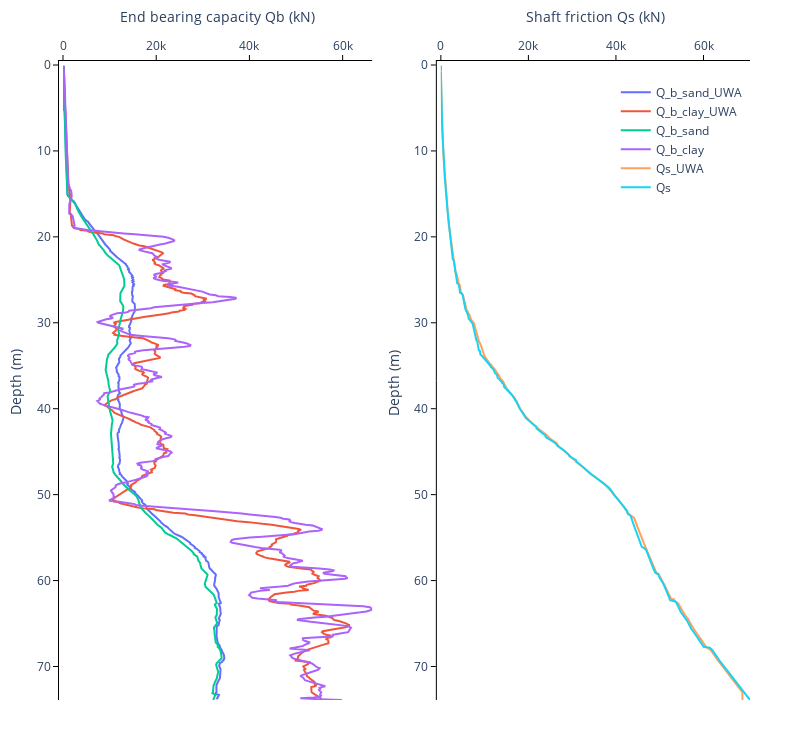

Notebook code for this chart:
### Markdown cell above
### Benchmark with UWA
Note that UWA uses a corrected Qt, leading to a slightly different end bearing capacity Qb. 

Ref: 

https://par.nsf.gov/servlets/purl/10079692

https://go.gale.com/ps/i.do?p=AONE&u=googlescholar&id=GALE|A185607869&v=2.1&it=r&asid=e26b898e

### Code cell
df_debug = pd.read_csv('debug_data.csv')
df_resampled = interpolate_cpt_data(cpt_data.df, 0.1)

df_debug = pd.read_csv('debug_data.csv')
x1 = df_debug.depth
y1 = df_debug.Q_b_sand
y2 = df_debug.Q_b_clay
y3 = df_debug.qs_compression

resampled_cpt = cpt_data.interpolate_data(0.1)
resampled_cpt.identify_soil_layers(num_layers =700, plot_fig = False)
resampled_cpt.calc_pile_capacity(pile, compression = True, plot_fig = False)
df_resampled = resampled_cpt.df

x2 = df_resampled.SCPT_DPTH
y4 = df_resampled.Qb_sand
y5 = df_resampled.Qb_clay
y6 = df_resampled.Qs

#x3 = df_debug.tipdepth
#y3 = df_debug.Q_b

fig = make_subplots(rows=1, cols=2)

#fig1 = go.Figure()
#fig2 = go.Figure()
fig.add_trace(go.Scatter(y=x1, x=y1, mode='lines', name='Q_b_sand_UWA'), row=1, col=1)
fig.add_trace(go.Scatter(y=x1, x=y2, mode='lines', name='Q_b_clay_UWA'), row=1, col=1)
fig.add_trace(go.Scatter(y=x2, x=y4, mode='lines', name='Q_b_sand'), row=1, col=1)
fig.add_trace(go.Scatter(y=x2, x=y5, mode='lines', name='Q_b_clay'), row=1, col=1)
fig.add_trace(go.Scatter(y=x1, x=y3, mode='lines', name='Qs_UWA'), row=1, col=2)
fig.add_trace(go.Scatter(y=x2, x=y6, mode='lines', name='Qs'), row=1, col=2)
fig.update_layout(height=750, width=800, margin=dict(l=50, r=50, b=50, t=50, pad=4), plot_bgcolor='white', legend=dict(yanchor='top', xanchor='center', x = 0.9, y = 0.98))
fig.update_yaxes(range=[x1.max(), 0], title='Depth (m)', linecolor='black', tickcolor='black', ticks="outside", row=1, col=1)
fig.update_xaxes(range=[0, y5.max()], title='End bearing capacity Qb (kN)', linecolor='black', tickcolor='black', ticks="outside", side='top', row=1, col=1)
fig.update_yaxes(range=[x1.max(), 0], title='Depth (m)', linecolor='black', tickcolor='black', ticks="outside", row=1, col=2)
fig.update_xaxes(range=[0, y6.max()], title='Shaft friction Qs (kN)', linecolor='black', tickcolor='black', ticks="outside", side='top', row=1, col=2)
fig.show()

### Figure 1 — Plotly figure (JSON) as saved in the notebook; plotly's stock layout.template omitted (floating-point values rounded to 4 significant figures; data arrays with more than 128 entries replaced by an {"elided": "..."} marker saying what was removed)
{"data": [{"mode": "lines", "name": "Q_b_sand_UWA", "type": "scatter", "x": {"elided": "739 float values"}, "xaxis": "x", "y": {"elided": "739 float values"}, "yaxis": "y"}, {"mode": "lines", "name": "Q_b_clay_UWA", "type": "scatter", "x": {"elided": "739 float values"}, "xaxis": "x", "y": {"elided": "739 float values"}, "yaxis": "y"}, {"mode": "lines", "name": "Q_b_sand", "type": "scatter", "x": {"elided": "739 float values"}, "xaxis": "x", "y": {"elided": "739 float values"}, "yaxis": "y"}, {"mode": "lines", "name": "Q_b_clay", "type": "scatter", "x": {"elided": "739 float values"}, "xaxis": "x", "y": {"elided": "739 float values"}, "yaxis": "y"}, {"mode": "lines", "name": "Qs_UWA", "type": "scatter", "x": {"elided": "739 float values"}, "xaxis": "x2", "y": {"elided": "739 float values"}, "yaxis": "y2"}, {"mode": "lines", "name": "Qs", "type": "scatter", "x": {"elided": "739 float values"}, "xaxis": "x2", "y": {"elided": "739 float values"}, "yaxis": "y2"}], "layout": {"height": 750, "legend": {"x": 0.9, "xanchor": "center", "y": 0.98, "yanchor": "top"}, "margin": {"b": 50, "l": 50, "pad": 4, "r": 50, "t": 50}, "plot_bgcolor": "white", "width": 800, "xaxis": {"anchor": "y", "domain": [0, 0.45], "linecolor": "black", "range": [0, 66330.0], "side": "top", "tickcolor": "black", "ticks": "outside", "title": {"text": "End bearing capacity Qb (kN)"}}, "xaxis2": {"anchor": "y2", "domain": [0.55, 1], "linecolor": "black", "range": [0, 70620.0], "side": "top", "tickcolor": "black", "ticks": "outside", "title": {"text": "Shaft friction Qs (kN)"}}, "yaxis": {"anchor": "x", "domain": [0, 1], "linecolor": "black", "range": [73.9, 0], "tickcolor": "black", "ticks": "outside", "title": {"text": "Depth (m)"}}, "yaxis2": {"anchor": "x2", "domain": [0, 1], "linecolor": "black", "range": [73.9, 0], "tickcolor": "black", "ticks": "outside", "title": {"text": "Depth (m)"}}}}
